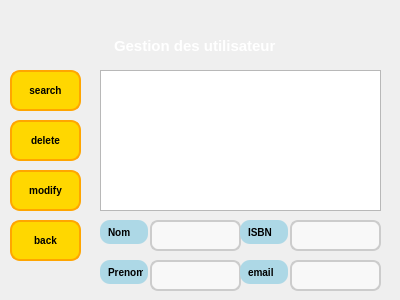
<?xml version="1.0" encoding="UTF-8"?>
<ui version="4.0">
 <class>Admingestionutilisateur</class>
 <widget class="QWidget" name="Admingestionutilisateur">
  <property name="geometry">
   <rect>
    <x>0</x>
    <y>0</y>
    <width>400</width>
    <height>300</height>
   </rect>
  </property>
  <property name="windowTitle">
   <string>Form</string>
  </property>
  <widget class="QLabel" name="label">
   <property name="geometry">
    <rect>
     <x>-20</x>
     <y>-20</y>
     <width>491</width>
     <height>381</height>
    </rect>
   </property>
   <property name="styleSheet">
    <string notr="true">image: url(:/new/prefix2/Resources/milad-fakurian-E8Ufcyxz514-unsplash.jpg);</string>
   </property>
   <property name="text">
    <string/>
   </property>
  </widget>
  <widget class="QLabel" name="label_2">
   <property name="geometry">
    <rect>
     <x>100</x>
     <y>10</y>
     <width>211</width>
     <height>71</height>
    </rect>
   </property>
   <property name="font">
    <font>
     <family>Arial</family>
     <pointsize>-1</pointsize>
     <bold>true</bold>
    </font>
   </property>
   <property name="styleSheet">
    <string notr="true">QLabel 
{
color: white; /* Couleur du texte en jaune (Gold) FFD700*/
 font-size: 15px; /* Taille du texte */
    font-weight: bold; /* Texte en gras */
    font-family: Arial, sans-serif; /* Police de caractère */
    text-align: center; /* Centrer le texte */
    padding: 10px; /* Espacement autour du texte */
}

QLabel:hover {
    color: #FFD700; /* Couleur du texte plus claire au survol */
}

QLabel:focus {
    border: 2px solid #ADD8E6; /* Bordure orange lorsqu'en focus */
}
</string>
   </property>
   <property name="text">
    <string>Gestion des utilisateur </string>
   </property>
  </widget>
  <widget class="QTableView" name="tableView">
   <property name="geometry">
    <rect>
     <x>100</x>
     <y>70</y>
     <width>281</width>
     <height>141</height>
    </rect>
   </property>
  </widget>
  <widget class="QPushButton" name="pushButton_3">
   <property name="geometry">
    <rect>
     <x>10</x>
     <y>170</y>
     <width>71</width>
     <height>41</height>
    </rect>
   </property>
   <property name="font">
    <font>
     <pointsize>-1</pointsize>
     <bold>true</bold>
    </font>
   </property>
   <property name="styleSheet">
    <string notr="true">QPushButton {
    background-color: #FFD700; /* Couleur jaune (Gold) */
    color: black; /* Texte noir */
    border: 2px solid #FFA500; /* Bordure orange */
    border-radius: 10px; /* Coins arrondis */
    font-size: 10px; /* Taille du texte */
    font-weight: bold; /* Texte en gras */
}

QPushButton:hover {
    background-color: #FFC107; /* Couleur jaune plus claire au survol */
}

QPushButton:pressed {
    background-color: #87CEEB; /* Couleur jaune foncée lorsqu'on clique */
    border: 2px solid #FF6F00; /* Bordure plus foncée */
}
</string>
   </property>
   <property name="text">
    <string>modify</string>
   </property>
  </widget>
  <widget class="QPushButton" name="pushButton">
   <property name="geometry">
    <rect>
     <x>10</x>
     <y>70</y>
     <width>71</width>
     <height>41</height>
    </rect>
   </property>
   <property name="font">
    <font>
     <pointsize>-1</pointsize>
     <bold>true</bold>
    </font>
   </property>
   <property name="styleSheet">
    <string notr="true">QPushButton {
    background-color: #FFD700; /* Couleur jaune (Gold) */
    color: black; /* Texte noir */
    border: 2px solid #FFA500; /* Bordure orange */
    border-radius: 10px; /* Coins arrondis */
    font-size: 10px; /* Taille du texte */
    font-weight: bold; /* Texte en gras */
}

QPushButton:hover {
    background-color: #FFC107; /* Couleur jaune plus claire au survol */
}

QPushButton:pressed {
    background-color: #87CEEB; /* Couleur jaune foncée lorsqu'on clique */
    border: 2px solid #FF6F00; /* Bordure plus foncée */
}
</string>
   </property>
   <property name="text">
    <string>search</string>
   </property>
  </widget>
  <widget class="QPushButton" name="pushButton_2">
   <property name="geometry">
    <rect>
     <x>10</x>
     <y>120</y>
     <width>71</width>
     <height>41</height>
    </rect>
   </property>
   <property name="font">
    <font>
     <pointsize>-1</pointsize>
     <bold>true</bold>
    </font>
   </property>
   <property name="styleSheet">
    <string notr="true">QPushButton {
    background-color: #FFD700; /* Couleur jaune (Gold) */
    color: black; /* Texte noir */
    border: 2px solid #FFA500; /* Bordure orange */
    border-radius: 10px; /* Coins arrondis */
    font-size: 10px; /* Taille du texte */
    font-weight: bold; /* Texte en gras */
}

QPushButton:hover {
    background-color: #FFC107; /* Couleur jaune plus claire au survol */
}

QPushButton:pressed {
    background-color: #87CEEB; /* Couleur jaune foncée lorsqu'on clique */
    border: 2px solid #FF6F00; /* Bordure plus foncée */
}
</string>
   </property>
   <property name="text">
    <string>delete</string>
   </property>
  </widget>
  <widget class="QPushButton" name="pushButton_4">
   <property name="geometry">
    <rect>
     <x>10</x>
     <y>220</y>
     <width>71</width>
     <height>41</height>
    </rect>
   </property>
   <property name="font">
    <font>
     <pointsize>-1</pointsize>
     <bold>true</bold>
    </font>
   </property>
   <property name="styleSheet">
    <string notr="true">QPushButton {
    background-color: #FFD700; /* Couleur jaune (Gold) */
    color: black; /* Texte noir */
    border: 2px solid #FFA500; /* Bordure orange */
    border-radius: 10px; /* Coins arrondis */
    font-size: 10px; /* Taille du texte */
    font-weight: bold; /* Texte en gras */
}

QPushButton:hover {
    background-color: #FFC107; /* Couleur jaune plus claire au survol */
}

QPushButton:pressed {
    background-color: #87CEEB; /* Couleur jaune foncée lorsqu'on clique */
    border: 2px solid #FF6F00; /* Bordure plus foncée */
}
</string>
   </property>
   <property name="text">
    <string>back</string>
   </property>
  </widget>
  <widget class="QLabel" name="label_28">
   <property name="geometry">
    <rect>
     <x>100</x>
     <y>220</y>
     <width>48</width>
     <height>24</height>
    </rect>
   </property>
   <property name="styleSheet">
    <string notr="true">QLabel {
    background-color: #ADD8E6;  /* Light blue background */
    color: black;               /* Text color */
    font-size: 10px;            /* Font size */
    padding: 5px;              /* Padding inside the label */
	font : Bold ;
    text-align: center;         /* Center the text */
    border-radius: 10px;        /* Rounded corners */
}
</string>
   </property>
   <property name="text">
    <string>Nom</string>
   </property>
  </widget>
  <widget class="QLineEdit" name="lineEditUser_11">
   <property name="geometry">
    <rect>
     <x>150</x>
     <y>220</y>
     <width>91</width>
     <height>31</height>
    </rect>
   </property>
   <property name="styleSheet">
    <string notr="true">QLineEdit {
    background-color: #f8f8f8;        /* Light gray background */
    border: 2px solid #ccc;           /* Light border */
    border-radius: 8px;               /* Rounded corners */
    padding: 6px;                    /* Padding inside the input field */
    font-size: 10px;                  /* Font size for the text */
    color: #333;                      /* Text color */
    transition: border 0.3s ease, box-shadow 0.3s ease; /* Smooth transition */
}

QLineEdit:focus {
    border-color: #4CAF50;            /* Green border on focus */
    box-shadow: 0 0 5px rgba(76, 175, 80, 0.7); /* Green glow effect */
    outline: none;                    /* Remove the default outline */
}

QLineEdit::placeholder {
    color: #aaa;                      /* Lighter text for placeholder */
    font-style: italic;               /* Italic style for placeholder */
}</string>
   </property>
  </widget>
  <widget class="QLabel" name="label_29">
   <property name="geometry">
    <rect>
     <x>100</x>
     <y>260</y>
     <width>48</width>
     <height>24</height>
    </rect>
   </property>
   <property name="styleSheet">
    <string notr="true">QLabel {
    background-color: #ADD8E6;  /* Light blue background */
    color: black;               /* Text color */
    font-size: 10px;            /* Font size */
    padding: 5px;              /* Padding inside the label */
	font : Bold ;
    text-align: center;         /* Center the text */
    border-radius: 10px;        /* Rounded corners */
}
</string>
   </property>
   <property name="text">
    <string>Prenom</string>
   </property>
  </widget>
  <widget class="QLineEdit" name="lineEditUser_12">
   <property name="geometry">
    <rect>
     <x>150</x>
     <y>260</y>
     <width>91</width>
     <height>31</height>
    </rect>
   </property>
   <property name="styleSheet">
    <string notr="true">QLineEdit {
    background-color: #f8f8f8;        /* Light gray background */
    border: 2px solid #ccc;           /* Light border */
    border-radius: 8px;               /* Rounded corners */
    padding: 6px;                    /* Padding inside the input field */
    font-size: 10px;                  /* Font size for the text */
    color: #333;                      /* Text color */
    transition: border 0.3s ease, box-shadow 0.3s ease; /* Smooth transition */
}

QLineEdit:focus {
    border-color: #4CAF50;            /* Green border on focus */
    box-shadow: 0 0 5px rgba(76, 175, 80, 0.7); /* Green glow effect */
    outline: none;                    /* Remove the default outline */
}

QLineEdit::placeholder {
    color: #aaa;                      /* Lighter text for placeholder */
    font-style: italic;               /* Italic style for placeholder */
}</string>
   </property>
  </widget>
  <widget class="QLabel" name="label_30">
   <property name="geometry">
    <rect>
     <x>240</x>
     <y>220</y>
     <width>48</width>
     <height>24</height>
    </rect>
   </property>
   <property name="styleSheet">
    <string notr="true">QLabel {
    background-color: #ADD8E6;  /* Light blue background */
    color: black;               /* Text color */
    font-size: 10px;            /* Font size */
    padding: 5px;              /* Padding inside the label */
	font : Bold ;
    text-align: center;         /* Center the text */
    border-radius: 10px;        /* Rounded corners */
}
</string>
   </property>
   <property name="text">
    <string>ISBN</string>
   </property>
  </widget>
  <widget class="QLineEdit" name="lineEditUser_13">
   <property name="geometry">
    <rect>
     <x>290</x>
     <y>220</y>
     <width>91</width>
     <height>31</height>
    </rect>
   </property>
   <property name="styleSheet">
    <string notr="true">QLineEdit {
    background-color: #f8f8f8;        /* Light gray background */
    border: 2px solid #ccc;           /* Light border */
    border-radius: 8px;               /* Rounded corners */
    padding: 6px;                    /* Padding inside the input field */
    font-size: 10px;                  /* Font size for the text */
    color: #333;                      /* Text color */
    transition: border 0.3s ease, box-shadow 0.3s ease; /* Smooth transition */
}

QLineEdit:focus {
    border-color: #4CAF50;            /* Green border on focus */
    box-shadow: 0 0 5px rgba(76, 175, 80, 0.7); /* Green glow effect */
    outline: none;                    /* Remove the default outline */
}

QLineEdit::placeholder {
    color: #aaa;                      /* Lighter text for placeholder */
    font-style: italic;               /* Italic style for placeholder */
}</string>
   </property>
  </widget>
  <widget class="QLineEdit" name="lineEditUser_14">
   <property name="geometry">
    <rect>
     <x>290</x>
     <y>260</y>
     <width>91</width>
     <height>31</height>
    </rect>
   </property>
   <property name="styleSheet">
    <string notr="true">QLineEdit {
    background-color: #f8f8f8;        /* Light gray background */
    border: 2px solid #ccc;           /* Light border */
    border-radius: 8px;               /* Rounded corners */
    padding: 6px;                    /* Padding inside the input field */
    font-size: 10px;                  /* Font size for the text */
    color: #333;                      /* Text color */
    transition: border 0.3s ease, box-shadow 0.3s ease; /* Smooth transition */
}

QLineEdit:focus {
    border-color: #4CAF50;            /* Green border on focus */
    box-shadow: 0 0 5px rgba(76, 175, 80, 0.7); /* Green glow effect */
    outline: none;                    /* Remove the default outline */
}

QLineEdit::placeholder {
    color: #aaa;                      /* Lighter text for placeholder */
    font-style: italic;               /* Italic style for placeholder */
}</string>
   </property>
  </widget>
  <widget class="QLabel" name="label_31">
   <property name="geometry">
    <rect>
     <x>240</x>
     <y>260</y>
     <width>48</width>
     <height>24</height>
    </rect>
   </property>
   <property name="styleSheet">
    <string notr="true">QLabel {
    background-color: #ADD8E6;  /* Light blue background */
    color: black;               /* Text color */
    font-size: 10px;            /* Font size */
    padding: 5px;              /* Padding inside the label */
	font : Bold ;
    text-align: center;         /* Center the text */
    border-radius: 10px;        /* Rounded corners */
}
</string>
   </property>
   <property name="text">
    <string>email</string>
   </property>
  </widget>
 </widget>
 <resources/>
 <connections/>
</ui>
